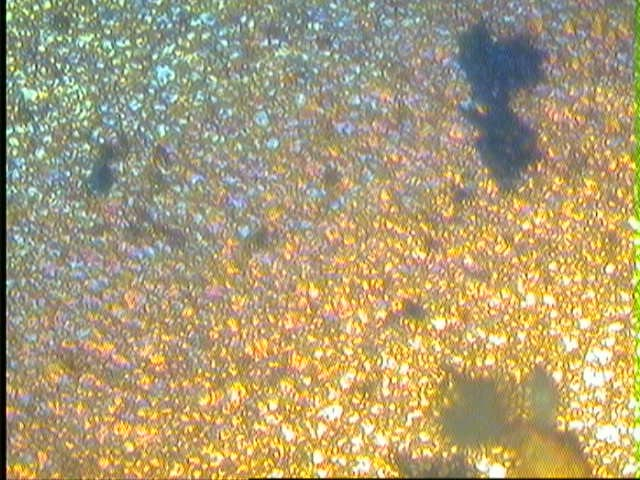
#> input picture img-processing/source/10h_milling1000C_2h.jpg, 640 x 480 px; its folder holds only this picture in this run
$ python Projekt_PG.py
#> lines starting #> are read from the running program, lines starting #| are printed output that depends on the picture; after the words box and inside, x2 and y2 are one past the last pixel; in counts of white or black regions, pixels touching at a corner belong together
import cv2
import os
import glob
from matplotlib import pyplot as plt
import numpy as np

#Definicja funkcji do detekcji krawędzi za pomocą algorytmu Canny

def edge_detection(filepath):

    filename = os.path.basename(filepath)

    img = cv2.imread(filepath)
#> img is the input picture: shape (480, 640, 3); mean B, G, R 117.9, 157, 172
    blur = cv2.GaussianBlur(img, (5,5), 0)
    imageOutput = cv2.Canny(blur, threshold1=80, threshold2=170)
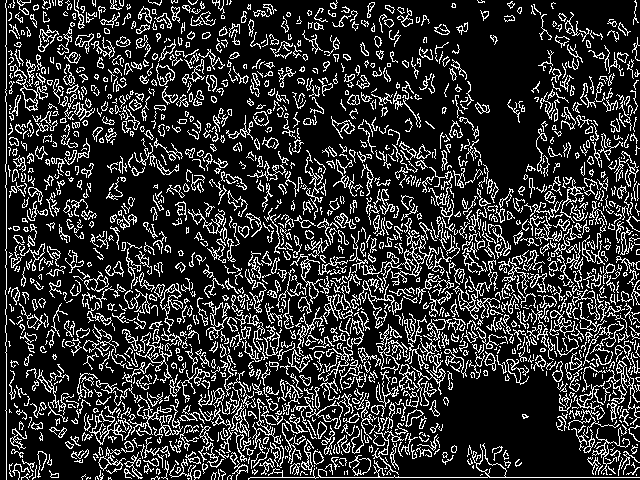
#> imageOutput: shape (480, 640); 19.3% white in thin lines or dots

    cv2.imwrite(os.path.join(output_path,filename), imageOutput)

    Count(imageOutput,filename,10)


#Funkcja obliczająca ziarnistość na podstawie zdjęcia z zastosowanym algorytmem Canny

def Count(imageOutput,filename,iterations):

#> called with filename = '10h_milling1000C_2h.jpg', iterations = 10
    for i in range(iterations):
        result = [0 for _ in range(iterations)]

        line = np.zeros_like(imageOutput,dtype=int, order='K')
        line = line.astype(np.uint8)

        columnsNumber = line.shape[1]
        rowsNumber = line.shape[0]

        startX = np.random.randint(0, columnsNumber)
        endX = np.random.randint(0, columnsNumber)

        startY = np.random.randint(0, rowsNumber)
        endY = np.random.randint(0, rowsNumber)

        line_length = np.hypot(abs(startX - endX),abs(startY-endY))

        cv2.line(line, (startX,startY), (endX,endY), 255, 1)

        intersections = cv2.bitwise_and(imageOutput, line)
        crossCount = np.sum(intersections == 255)

        if(crossCount != 0):
            result[i] = line_length/crossCount
#> this loop made 10 passes
#> crossCount on passes 1 to 10: 42, 52, 89, 31, 43, 115, 87, 10, 82, 39
#> pass 1, in Count, `intersections = cv2.bitwise_and(imageOutput, line)`:
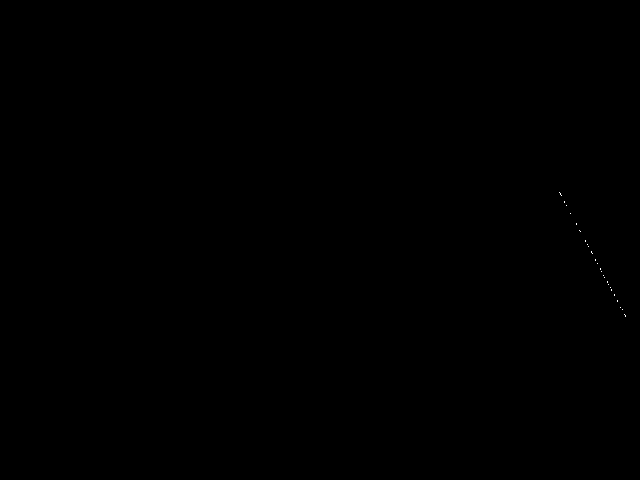
#> intersections: shape (480, 640); 0.01% white in thin lines or dots, all inside (x1, y1, x2, y2) = (559, 192, 626, 317)
#> pass 3, in Count, `intersections = cv2.bitwise_and(imageOutput, line)`:
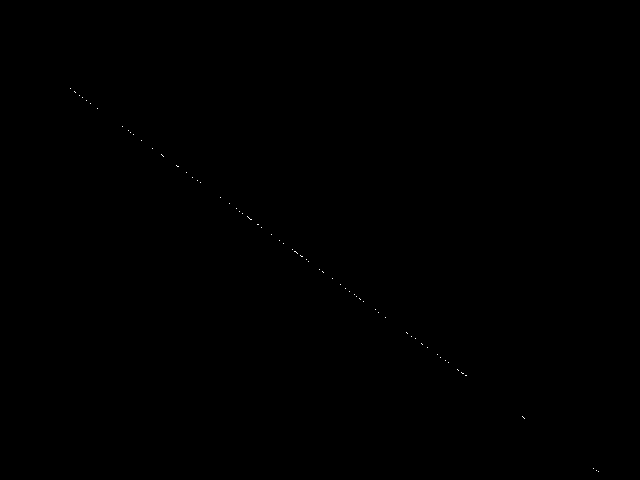
#> intersections: shape (480, 640); 0.03% white in thin lines or dots, all inside (x1, y1, x2, y2) = (70, 88, 599, 472)
#> after the loop:
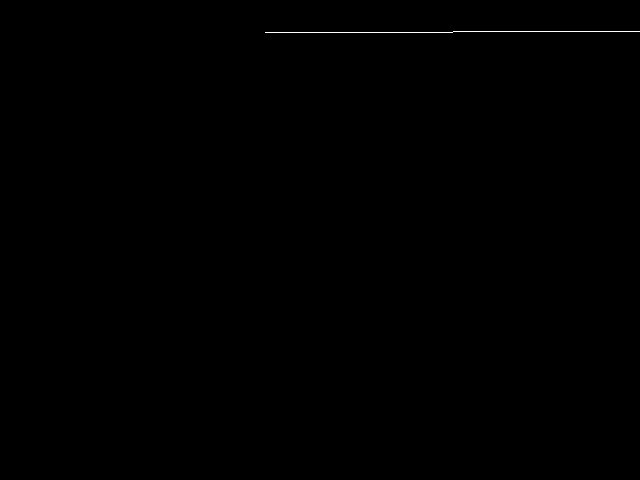
#> line: shape (480, 640); 0.12% white in thin lines or dots, all inside (x1, y1, x2, y2) = (265, 31, 640, 33)

    granularity = np.mean(result)
#> granularity = 0.959
    file.write("Calculated granularity for " + filename + " is: " + str(granularity) + "\n\n")

#Główna część programu

path = os.path.dirname(os.path.abspath(__file__))
source_path = os.path.join(path,"source")
output_path = os.path.join(path,"output")

if not os.path.exists(source_path):
    print("Source directory does not exist.")
    input("Press Enter to Exit...")
    exit()

if not os.path.exists(output_path):
        os.makedirs(output_path)

filepaths = glob.glob(source_path + "/*")
file = open((output_path + "/results.txt"), 'w')

for filepath in filepaths:
     edge_detection(filepath)

file.close()

$ run again, on img-processing/source/14h_milling1100C_2h.jpg
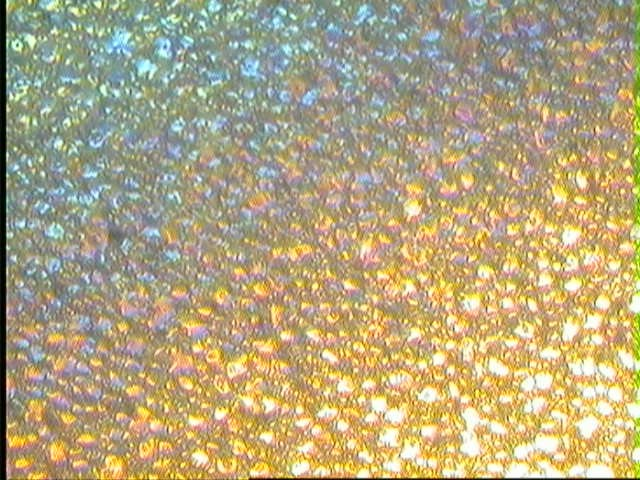
#> input picture img-processing/source/14h_milling1100C_2h.jpg, 640 x 480 px
#> in edge_detection, img is the input picture: shape (480, 640, 3); mean B, G, R 128, 165.7, 178.9
#> in edge_detection, `imageOutput = cv2.Canny(blur, threshold1=80, threshold2=170)`:
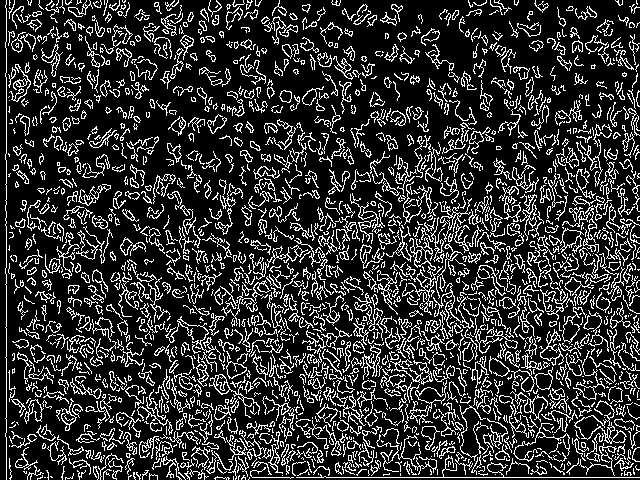
#> imageOutput: shape (480, 640); 19.6% white in thin lines or dots
#> the loop in Count, `for i in range(iterations):` made 10 passes
#> crossCount on passes 1 to 8: 32, 61, 121, 17, 44, 103, 86, 8
#> granularity = 0.656

$ run again, on img-processing/source/14h_milling1200C_2h.jpg
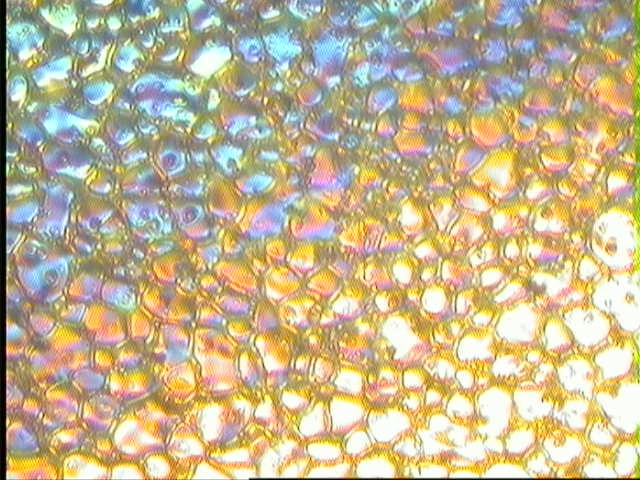
#> input picture img-processing/source/14h_milling1200C_2h.jpg, 640 x 480 px
#> in edge_detection, img is the input picture: shape (480, 640, 3); mean B, G, R 145.3, 180.7, 195.3
#> in edge_detection, `imageOutput = cv2.Canny(blur, threshold1=80, threshold2=170)`:
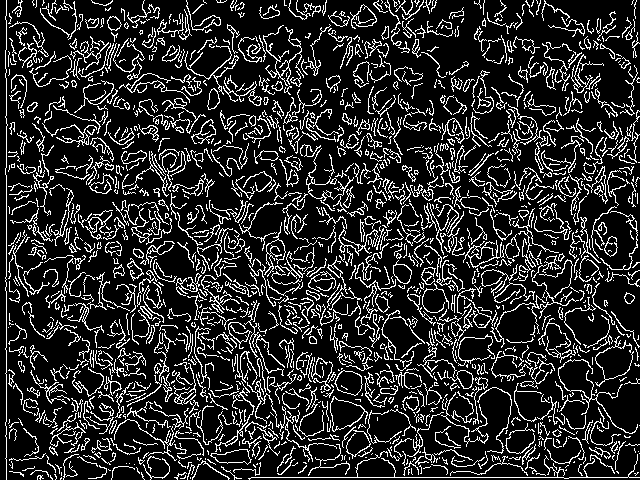
#> imageOutput: shape (480, 640); 17% white in thin lines or dots
#> the loop in Count, `for i in range(iterations):` made 10 passes
#> crossCount on passes 1 to 8: 17, 57, 111, 22, 53, 105, 61, 19
#> granularity = 0.634

$ run again, on img-processing/source/14h_milling900C_2h.jpg
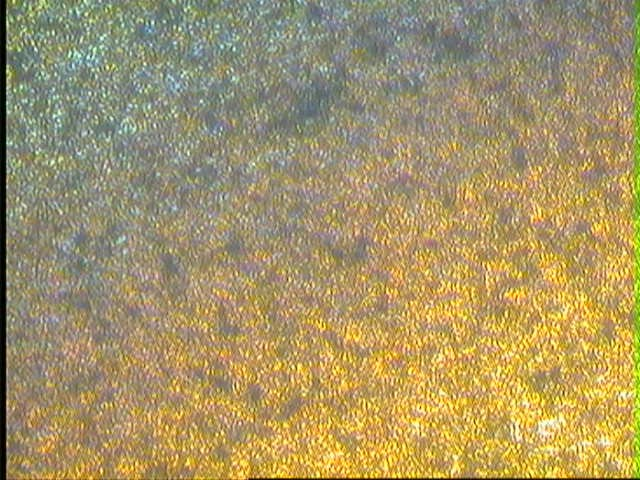
#> input picture img-processing/source/14h_milling900C_2h.jpg, 640 x 480 px
#> in edge_detection, img is the input picture: shape (480, 640, 3); mean B, G, R 103.3, 148.9, 165.6
#> in edge_detection, `imageOutput = cv2.Canny(blur, threshold1=80, threshold2=170)`:
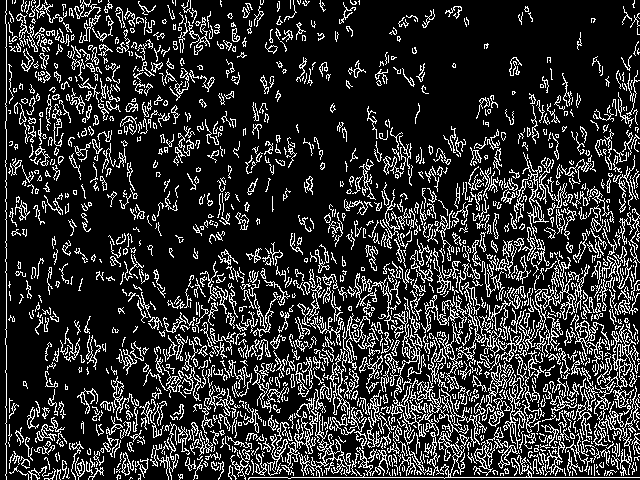
#> imageOutput: shape (480, 640); 18.4% white in thin lines or dots
#> the loop in Count, `for i in range(iterations):` made 10 passes
#> crossCount on passes 1 to 8: 46, 37, 132, 14, 26, 107, 87, 15
#> granularity = 1.87

$ run again, on img-processing/source/10h_milling1200C_2h.jpg
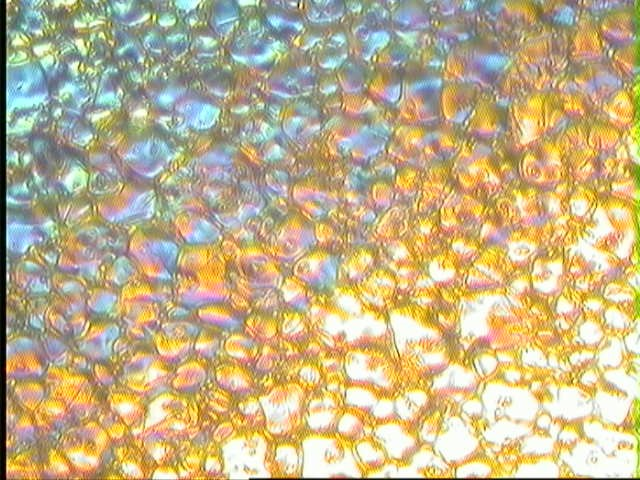
#> input picture img-processing/source/10h_milling1200C_2h.jpg, 640 x 480 px
#> in edge_detection, img is the input picture: shape (480, 640, 3); mean B, G, R 137.7, 177.8, 193.9
#> in edge_detection, `imageOutput = cv2.Canny(blur, threshold1=80, threshold2=170)`:
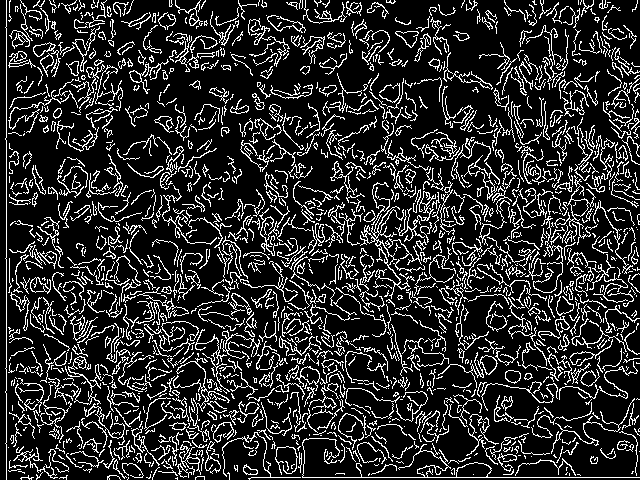
#> imageOutput: shape (480, 640); 17.2% white in thin lines or dots
#> the loop in Count, `for i in range(iterations):` made 10 passes
#> crossCount on passes 1 to 8: 24, 76, 84, 19, 49, 87, 65, 12
#> granularity = 0.693
